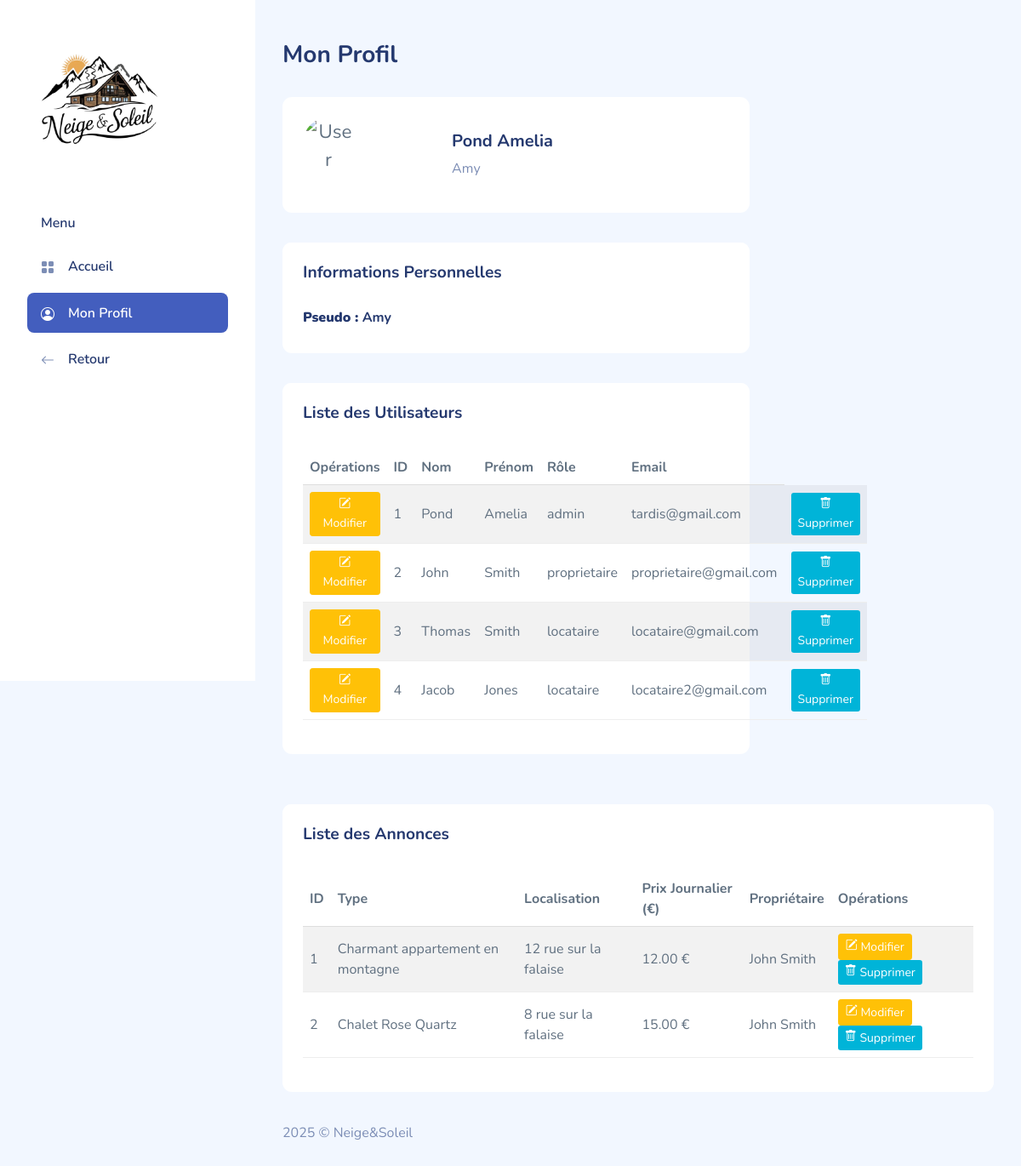
/compte/admin/test.php (signed in), run on the app's committed database.
### tables this page shows
CREATE TABLE `users` (
  `id` int(5) NOT NULL,
  `name` varchar(50) NOT NULL,
  `firstname` varchar(50) NOT NULL,
  `role` enum('admin','proprietaire','locataire') NOT NULL,
  `email` varchar(100) NOT NULL,
  `password` varchar(255) NOT NULL,
  `reset_token` varchar(255) DEFAULT NULL,
  `reset_expires` datetime DEFAULT NULL
);

CREATE TABLE `proprietaire` (
  `IDproprietaire` int(5) NOT NULL,
  `NomP` varchar(20) NOT NULL,
  `PrenomP` varchar(20) NOT NULL,
  `Adresse_email_P` varchar(50) NOT NULL,
  `PasswordP` varchar(20) NOT NULL,
  `TelephoneP` char(10) NOT NULL,
  `RIB` char(25) NOT NULL
);

CREATE TABLE `locataire` (
  `IDlocataire` int(5) NOT NULL,
  `NomL` varchar(20) NOT NULL,
  `PrenomL` varchar(20) NOT NULL,
  `Adresse_email_L` varchar(50) NOT NULL,
  `PasswordL` varchar(20) NOT NULL,
  `TelephoneL` char(10) NOT NULL
);

CREATE TABLE `appartement` (
  `IDappartement` int(5) NOT NULL,
  `Type_d_appartementA` varchar(255) NOT NULL,
  `RueA` varchar(50) NOT NULL,
  `Code_PostalA` char(8) NOT NULL,
  `VilleA` varchar(20) NOT NULL,
  `N__immeubleA` char(5) NOT NULL,
  `SurfaceA` varchar(10) NOT NULL,
  `Prix_journalier` decimal(15,2) NOT NULL,
  `IDproprietaire` int(5) NOT NULL,
  `IDregion` int(5) NOT NULL
);

### compte/admin/test.php (the view, shortened to what this page needs)
<?php
$servername = "localhost";
$username = "root";
$password = "";
$dbname = "amnila";
$conn = new mysqli($servername, $username, $password, $dbname);
$IDadministrateur = $_SESSION['IDadministrateur'];
$sql = "SELECT * FROM Administrateur WHERE IDadministrateur = ?";
$stmt = $conn->prepare($sql);
$stmt->bind_param("i", $IDadministrateur);
$stmt->execute();
$result = $stmt->get_result();
$admin = $result->fetch_assoc();
$sql_users = "
    SELECT u.id, u.email, u.role,
           p.NomP, p.PrenomP,
           l.NomL, l.PrenomL,
           a.NomA, a.PrenomA
    FROM Users u
    LEFT JOIN Proprietaire p ON u.id = p.IDproprietaire
    LEFT JOIN Locataire l ON u.id = l.IDlocataire
    LEFT JOIN Administrateur a ON u.id = a.IDadministrateur
";
$result_users = $conn->query($sql_users);
$sql_annonces = "SELECT a.IDappartement, a.Type_d_appartementA, a.RueA, a.Prix_journalier, p.NomP, p.PrenomP
                 FROM Appartement a
                 JOIN Proprietaire p ON a.IDproprietaire = p.IDproprietaire";
$result_annonces = $conn->query($sql_annonces);
?>
<!DOCTYPE html>
<html lang="fr">
<head>
    <link rel="stylesheet" href="assets/css/bootstrap.css">
    <link rel="stylesheet" href="assets/css/app.css">
    <link rel="stylesheet" href="assets/css/bootstrap.css">
    <link rel="stylesheet" href="assets/vendors/iconly/bold.css">
    <link rel="stylesheet" href="assets/vendors/perfect-scrollbar/perfect-scrollbar.css">
    <link rel="stylesheet" href="assets/vendors/bootstrap-icons/bootstrap-icons.css">
    <link rel="stylesheet" href="assets/css/app.css">
</head>
<body>
<div id="app">
    <div id="sidebar" class="active">
        <div class="sidebar-wrapper active">
            <div class="sidebar-header">
                <div class="d-flex justify-content-between">
                    <div class="logo">
                        <a href="index.php"><img src="assets/images/logo/logo-n&s.webp" alt="Logo" style="height:170px; width:170px;"></a>
                    </div>
                </div>
            </div>
            <div class="sidebar-menu">
                <ul class="menu">
                    <li class="sidebar-title">Menu</li>
                    <li class="sidebar-item">
                        <a href="index.php" class='sidebar-link'>
                            <i class="bi bi-grid-fill"></i>
                            <span>Accueil</span>
                        </a>
                    </li>
                    <li class="sidebar-item active">
                        <a href="profil.php" class='sidebar-link'>
                            <i class="bi bi-person-circle"></i>
                            <span>Mon Profil</span>
                        </a>
                    </li>
                    <li class="sidebar-item">
                        <a href="../../index.php" class="sidebar-link">
                            <i class="bi bi-arrow-left"></i>
                            <span>Retour</span>
                        </a>
                    </li>
                </ul>
            </div>
        </div>
    </div>
    <div id="main">
        <div class="page-heading">
            <h3>Mon Profil</h3>
        </div>
        <div class="page-content">
            <section class="row">
                <div class="col-12 col-lg-8">
                    <div class="card">
                        <div class="card-body">
                            <div class="row">
                                <div class="col-md-4">
                                    <div class="avatar avatar-xl">
                                        <img src="assets/images/faces/3.jpg" alt="User Avatar">
                                    </div>
                                </div>
                                <div class="col-md-8">
                                    <h5 class="mt-3"><?php echo htmlspecialchars($admin['NomA'] . ' ' . $admin['PrenomA']); ?></h5>
                                    <p class="text-muted"><?php echo htmlspecialchars($admin['UsernameA']); ?></p>
                                </div>
                            </div>
                        </div>
                    </div>
                    <div class="card">
                        <div class="card-header">
                            <h4>Informations Personnelles</h4>
                        </div>
                        <div class="card-body">
                            <h6><strong>Pseudo :</strong> <?php echo htmlspecialchars($admin['UsernameA']); ?></h6>
                        </div>
                    </div>
                    <div class="card mt-4">
                        <div class="card-header">
                            <h4>Liste des Utilisateurs</h4>
                        </div>
                        <div class="card-body">
                            <table class="table table-striped">
                                <thead>
                                    <tr>
                                        <th>Opérations</th>
                                        <th>ID</th>
                                        <th>Nom</th>
                                        <th>Prénom</th>
                                        <th>Rôle</th>
                                        <th>Email</th>
                                    </tr>
                                </thead>
                                <tbody>
                                    <?php while ($user = $result_users->fetch_assoc()): ?>
                                        <tr>
                                            <td>
                                                <a href="edit_user.php?id=<?php echo $user['id']; ?>" class="btn btn-warning btn-sm">
                                                    <i class="bi bi-pencil-square"></i> Modifier
                                                </a>
                                            </td>
                                            <td><?php echo htmlspecialchars($user['id']); ?></td>
                                            <td>
                                                <?php
                                                    if ($user['role'] == 'proprietaire') {
                                                        echo htmlspecialchars($user['NomP']);
                                                    } elseif ($user['role'] == 'locataire') {
                                                        echo htmlspecialchars($user['NomL']);
                                                    } else {
                                                        echo htmlspecialchars($user['NomA']);
                                                    }
                                                ?>
                                            </td>
                                            <td>
                                                <?php
                                                    if ($user['role'] == 'proprietaire') {
                                                        echo htmlspecialchars($user['PrenomP']);
                                                    } elseif ($user['role'] == 'locataire') {
                                                        echo htmlspecialchars($user['PrenomL']);
                                                    } else {
                                                        echo htmlspecialchars($user['PrenomA']);
                                                    }
                                                ?>
                                            </td>
                                            <td><?php echo htmlspecialchars($user['role']); ?></td>
                                            <td><?php echo htmlspecialchars($user['email']); ?></td>
                                            <td>
                                                <a href="delete_user.php?id=<?php echo $user['id']; ?>"
                                                   class="btn btn-danger btn-sm"
                                                   onclick="return confirm('Voulez-vous vraiment supprimer cet utilisateur ?');">
                                                    <i class="bi bi-trash"></i> Supprimer
                                                </a>
                                            </td>
                                        </tr>
                                    <?php endwhile; ?>
                                </tbody>
                            </table>
                        </div>
                    </div>
                </div>
            </section>
            <div class="card mt-4">
                <div class="card-header">
                    <h4>Liste des Annonces</h4>
                </div>
                <div class="card-body">
                    <table class="table table-striped">
                        <thead>
                            <tr><th>ID</th><th>Type</th><th>Localisation</th><th>Prix Journalier (€)</th><th>Propriétaire</th><th>Opérations</th></tr>
                        </thead>
                        <tbody>
                            <?php while ($annonce = $result_annonces->fetch_assoc()): ?>
                                <tr>
                                    <td><?php echo htmlspecialchars($annonce['IDappartement']); ?></td>
                                    <td><?php echo htmlspecialchars($annonce['Type_d_appartementA']); ?></td>
                                    <td><?php echo htmlspecialchars($annonce['RueA']); ?></td>
                                    <td><?php echo htmlspecialchars($annonce['Prix_journalier']); ?> €</td>
                                    <td><?php echo htmlspecialchars($annonce['NomP'] . ' ' . $annonce['PrenomP']); ?></td>
                                    <td>
    <a href="edit_annonce.php?id=<?php echo $annonce['IDappartement']; ?>" class="btn btn-warning btn-sm">
        <i class="bi bi-pencil-square"></i> Modifier
    </a>
    <a href="delete_annonce.php?id=<?php echo $annonce['IDappartement']; ?>" class="btn btn-danger btn-sm" onclick="return confirm('Voulez-vous vraiment supprimer cette annonce ?');">
        <i class="bi bi-trash"></i> Supprimer
    </a>
</td>
                                </tr>
                            <?php endwhile; ?>
                        </tbody>
                    </table>
                </div>
            </div>
        </div>
        <footer>
            <div class="footer clearfix mb-0 text-muted">
                <p>2025 &copy; Neige&Soleil</p>
            </div>
        </footer>
    </div>
</div>
</body>
</html>

### compte/admin/assets/css/app.css (style rules this page uses)
.avatar { display:inline-flex;border-radius:50%;text-align:center;vertical-align:middle;position:relative }
.avatar img { width:32px;height:32px;border-radius:50% }
.avatar.avatar-xl .avatar-content,.avatar.avatar-xl img { width:60px;height:60px;font-size:1.4rem }
.btn i,.btn svg { width:16px;height:16px }
.btn.btn-danger,.btn.btn-info,.btn.btn-primary,.btn.btn-secondary,.btn.btn-success,.btn.btn-warning { color:#fff }
.card { margin-bottom:2.2rem;border:none }
.card .card-header { border:none }
.card .card-header h4 { font-size:1.2rem;font-weight:700 }
.card .card-header~.card-body { padding-top:0 }
.card .card-body { padding:1.5rem }
#sidebar.active .sidebar-wrapper { left:0 }
.sidebar-wrapper { width:300px;height:100vh;position:fixed;top:0;z-index:10;overflow-y:auto;background-color:#fff;bottom:0;transition:left .5s ease-out }
.sidebar-wrapper .sidebar-header { padding:2rem 2rem 1rem;font-size:2rem;font-weight:700 }
.sidebar-wrapper .sidebar-header img { height:1.2rem }
.sidebar-wrapper .menu { margin-top:2rem;padding:0 2rem;font-weight:600 }
.sidebar-wrapper .menu .sidebar-title { padding:0 1rem;margin:1.5rem 0 1rem;font-size:1rem;list-style:none;font-weight:600;color:#25396f }
.sidebar-wrapper .menu .sidebar-link { display:block;padding:.7rem 1rem;font-size:1rem;display:flex;align-items:center;border-radius:.5rem;transition:all .5s;text-decoration:none;color:#25396f }
.sidebar-wrapper .menu .sidebar-link i,.sidebar-wrapper .menu .sidebar-link svg { color:#7c8db5 }
.sidebar-wrapper .menu .sidebar-link span { margin-left:1rem }
.sidebar-wrapper .menu .sidebar-item { list-style:none;margin-top:.5rem;position:relative }
.sidebar-wrapper .menu .sidebar-item.active .sidebar-link { background-color:#435ebe }
.sidebar-wrapper .menu .sidebar-item.active .sidebar-link span { color:#fff }
.sidebar-wrapper .menu .sidebar-item.active .sidebar-link i,.sidebar-wrapper .menu .sidebar-item.active .sidebar-link svg { fill:#fff;color:#fff }
.dataTable-table td,.dataTable-table thead th,.table td,.table thead th { vertical-align:middle }
.dataTable-table:not(.table-borderless) thead th,.table:not(.table-borderless) thead th { border-bottom:1px solid #dedede!important }
.bi { width:1rem;height:1rem }
#main { margin-left:300px;padding:2rem }
.page-heading { margin:0 0 2rem }
.page-heading h3 { font-weight:700 }
a { text-decoration:none }

### compte/admin/test.php (style rules this page uses)
.btn-danger { background-color: #00b4d8; border: none; }
.bi-pencil-square { box-shadow: none; border-color: rgb(3, 119, 143); }

### data on the page
users: id "1", administrateur.NomA "Pond", administrateur.PrenomA "Amelia", role "admin", email "tardis@gmail.com"
proprietaire: IDproprietaire "2", NomP "John", PrenomP "Smith", IDproprietaire.role "proprietaire", IDproprietaire.email "proprietaire@gmail.com"
locataire: IDlocataire "3", NomL "Thomas", PrenomL "Smith", IDlocataire.role "locataire", IDlocataire.email "locataire@gmail.com"
locataire: IDlocataire "4", NomL "Jacob", PrenomL "Jones", IDlocataire.role "locataire", IDlocataire.email "locataire2@gmail.com"
appartement: IDappartement "1", Type_d_appartementA "Charmant appartement en montagne", RueA "12 rue sur la falaise", Prix_journalier "12.00", IDproprietaire.PrenomP "John Smith"
appartement: IDappartement "2", Type_d_appartementA "Chalet Rose Quartz", RueA "8 rue sur la falaise", Prix_journalier "15.00", IDproprietaire.PrenomP "John Smith"

### other printed values
$admin['NomA'] . ' ' . $admin['PrenomA'] "Pond Amelia"
$admin['UsernameA'] "Amy"
